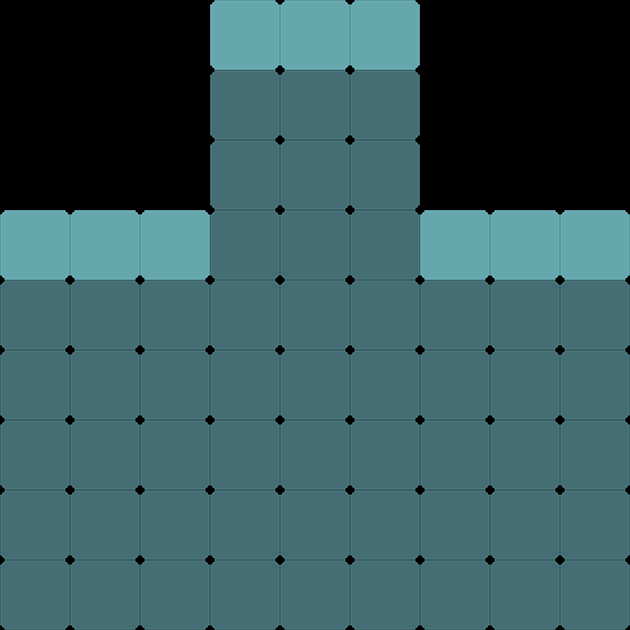

A 2D game scene composited from a Tiled map and its tileset images. What follows is a short description and the map's XML, with each tile layer's data collapsed to a summary:
An orthogonal 9x9 tile map with 70x70 px tiles, 2 tile layers (gridLayer, producerLayer), 1 hidden layer not drawn.

<map version="1.0" orientation="orthogonal" renderorder="right-down" width="9" height="9" tilewidth="70" tileheight="70">
 <tileset firstgid="1" name="sushi" tilewidth="70" tileheight="70" spacing="2" margin="2">
  <image source="../w640/sushi.png" width="722" height="218" />
 </tileset>
 <layer name="gridLayer" width="9" height="9">
  <data>[81 cells, 63 non-empty, 1 distinct tile ids]</data>
 </layer>
 <layer name="clipperLayer" width="9" height="9" visible="0">
  <data>[81 cells, 63 non-empty, 1 distinct tile ids]</data>
 </layer>
 <layer name="producerLayer" width="9" height="9">
  <data>[81 cells, 9 non-empty, 1 distinct tile ids]</data>
 </layer>
</map>
